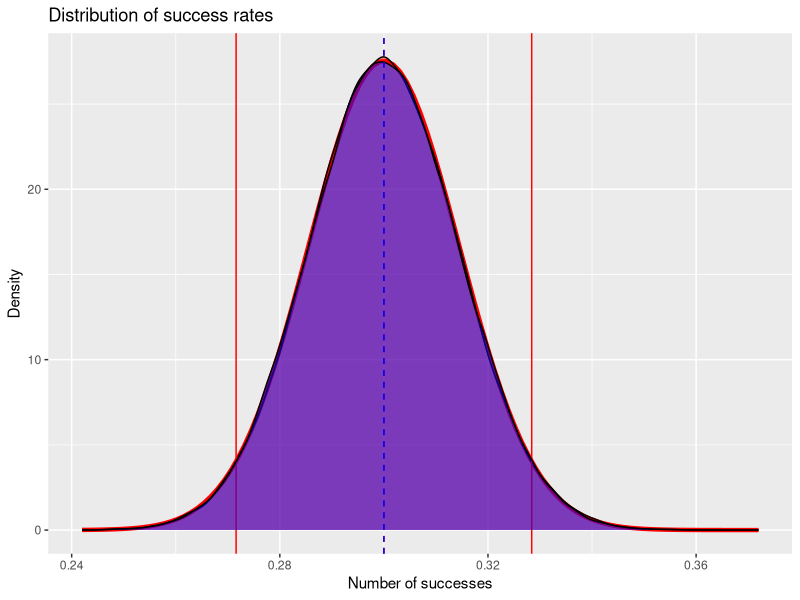
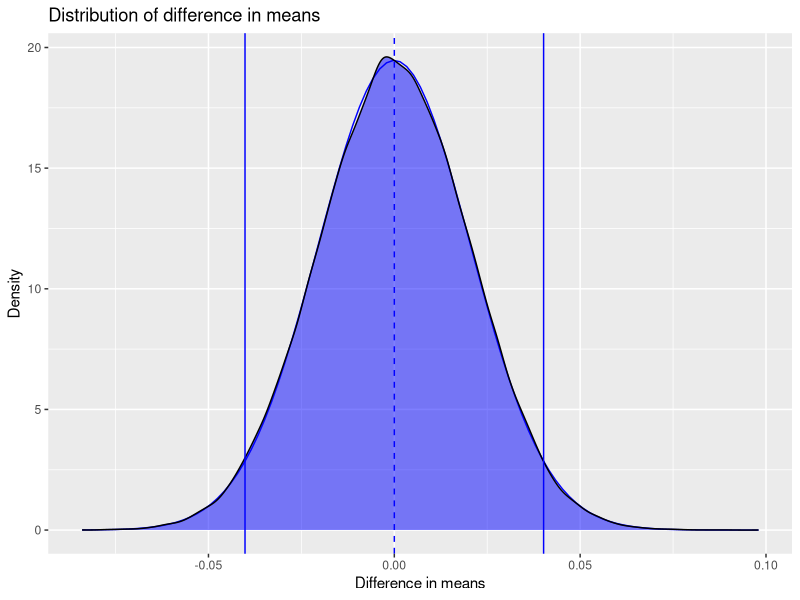
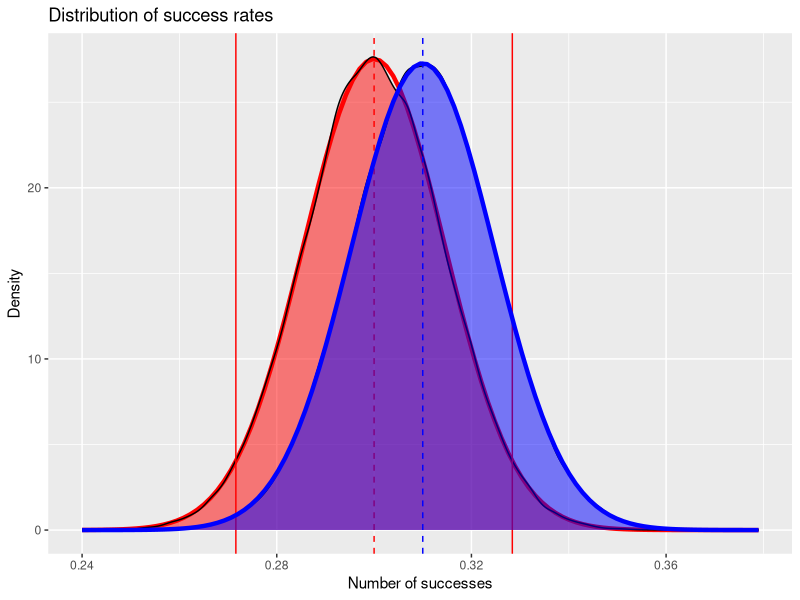

Reproduce these figures in R, in order. (Note: this script raises an error after producing the figures.)
library(ggplot2)
library(data.table)
library(magrittr)
library(pwr)

num_simulations <- 100000
n <- 1000

###### Null hypothesis is true
a_success_rate_null <- 0.3
b_success_rate_null <- 0.3

a_standard_error_null <- sqrt(a_success_rate_null * (1 - a_success_rate_null) / n)

a_simulations_null <- rbinom(num_simulations, n, a_success_rate_null) / n
b_simulations_null <- rbinom(num_simulations, n, b_success_rate_null) / n

ggplot(data.table(a_simulations = a_simulations_null, b_simulations = b_simulations_null)) +
  geom_function(fun = function(x) dnorm(x, mean = a_success_rate_null, sd = a_standard_error_null), color = "red", size = 1.5) +
  geom_density(aes(x = a_simulations), fill = "red", alpha = 0.5) +
  geom_vline(xintercept = a_success_rate_null, color = "red", linetype = "dashed") +
  geom_vline(xintercept = a_success_rate_null + 1.96 * a_standard_error_null, color = "red") +
  geom_vline(xintercept = a_success_rate_null - 1.96 * a_standard_error_null, color = "red") +
  geom_density(aes(x = b_simulations), fill = "blue", alpha = 0.5) +
  geom_vline(xintercept = b_success_rate_null, color = "blue", linetype = "dashed") +
  labs(
    x = "Number of successes",
    y = "Density",
    title = "Distribution of success rates"
  )

# Bayesian approach: choose B if B's posterior is higher than A's
paste("Ratio when B is better than A:", round(mean(b_simulations_null > a_simulations_null), 4) * 100, "%")

paste(
    "Ratio when we choose B based on statistical significance:",
    round(mean(b_simulations_null > (a_success_rate_null + qnorm(0.975) * a_standard_error_null)), 4) * 100,
    "%"
)

### Same with difference in means

b_standard_error_null <- sqrt(b_success_rate_null * (1 - b_success_rate_null) / n)
pooled_standard_error_null <- sqrt(a_standard_error_null^2 + b_standard_error_null^2)
difference_in_means_null <- b_simulations_null - a_simulations_null

ggplot(data.table(difference_in_means = difference_in_means_null)) +
  geom_function(fun = function(x) dnorm(x, mean = 0, sd = pooled_standard_error_null), color = "blue") +
  geom_density(aes(x = difference_in_means), fill = "blue", alpha = 0.5) +
  geom_vline(xintercept = 0, color = "blue", linetype = "dashed") +
  geom_vline(xintercept = qnorm(0.025) * pooled_standard_error_null, color = "blue") +
  geom_vline(xintercept = qnorm(0.975) * pooled_standard_error_null, color = "blue") +
  labs(
    x = "Difference in means",
    y = "Density",
    title = "Distribution of difference in means"
  )


paste("Ratio when B is better than A:", round(mean(difference_in_means_null > 0), 4) * 100, "%")

paste(
    "Ratio when we choose B based on statistical significance:",
    round(mean(difference_in_means_null > qnorm(0.975) * pooled_standard_error_null), 4) * 100,
    "%"
)


###### Alternative hypothesis is true

###### Calculate sample size for a given power and effect size
a_success_rate_alternative <- 0.30
b_success_rate_alternative <- 0.31

effect_size <- b_success_rate_alternative - a_success_rate_alternative
result <- power.prop.test(p1 = a_success_rate_alternative, p2 = b_success_rate_alternative, sig.level = 0.05, power = 0.8)
n <- round(result$n)

# OVERRIDE N to see what decisions would we make with smaller samples?
n <- 1000

a_standard_error_alternative <- sqrt(a_success_rate_alternative * (1 - a_success_rate_alternative) / n)
b_standard_error_alternative <- sqrt(b_success_rate_alternative * (1 - b_success_rate_alternative) / n)
pooled_standard_error_alternative <- sqrt(a_standard_error_alternative^2 + b_standard_error_alternative^2)

a_simulations_alternative <- rbinom(num_simulations, n, a_success_rate_alternative) / n
b_simulations_alternative <- rbinom(num_simulations, n, b_success_rate_alternative) / n
difference_in_means_alternative <- b_simulations_alternative - a_simulations_alternative

ggplot(data.table(a_simulations = a_simulations_alternative, b_simulations = b_simulations_alternative)) +
  # A Success Rate
  geom_function(fun = function(x) dnorm(x, mean = a_success_rate_alternative, sd = a_standard_error_alternative), color = "red", size = 1.5) +
  geom_density(aes(x = a_simulations), fill = "red", alpha = 0.5) +
  geom_vline(xintercept = a_success_rate_alternative, color = "red", linetype = "dashed") +
  geom_vline(xintercept = a_success_rate_alternative + qnorm(0.025) * a_standard_error_alternative, color = "red") +
  geom_vline(xintercept = a_success_rate_alternative + qnorm(0.975) * a_standard_error_alternative, color = "red") +
  # B Success Rate
  geom_density(aes(x = b_simulations), fill = "blue", alpha = 0.5) +
  geom_function(fun = function(x) dnorm(x, mean = b_success_rate_alternative, sd = b_standard_error_alternative), color = "blue", size = 1.5) +
  geom_vline(xintercept = b_success_rate_alternative, color = "blue", linetype = "dashed") +
  labs(
    x = "Number of successes",
    y = "Density",
    title = "Distribution of success rates"
  )

paste("Ratio when B is better than A:", round(mean(b_simulations_alternative > a_simulations_alternative), 4) * 100, "%")
paste("Ratio when B is better than A:", round(mean(difference_in_means_alternative > 0), 4) * 100, "%")

# function is created below, just trying it here as well, as it seems it gives different results
paste("Ratio when B is better than A:", round(compute_posterior_prob_b_greater_than_a(
  a_successes = a_success_rate_alternative * n, a_trials = n,
  b_successes = b_success_rate_alternative * n, b_trials = n
), 4) * 100, "%")


paste(
    "Ratio when we choose B based on statistical significance:",
    round(mean(difference_in_means_alternative > qnorm(0.975) * pooled_standard_error_alternative), 4) * 100,
    "%"
)

ggplot(data.table(difference_in_means = difference_in_means_alternative)) +
  geom_function(fun = function(x) dnorm(x, mean = 0, sd = pooled_standard_error_alternative),
                color = "red", linetype = "dashed", alpha = 0.7) +
  geom_function(fun = function(x) dnorm(x, mean = effect_size, sd = pooled_standard_error_alternative),
                color = "blue", linetype = "dashed", alpha = 0.7) +
  geom_density(aes(x = difference_in_means), fill = "blue", alpha = 0.5) +
  geom_vline(xintercept = 0, color = "red", linetype = "dashed") +
  geom_vline(xintercept = effect_size, color = "blue", linetype = "dashed") +
  geom_vline(xintercept = qnorm(0.025) * pooled_standard_error_alternative, color = "red", linewidth = 1) +
  geom_vline(xintercept = qnorm(0.975) * pooled_standard_error_alternative, color = "red", linewidth = 1) +
  geom_vline(xintercept = effect_size + qnorm(0.2) * pooled_standard_error_alternative, color = "green", linewidth = 1) +
  labs(
    x = "Difference in means",
    y = "Density",
    title = "Distribution of difference in means (Null vs Alternative)"
  )

## Cost of choice in Bayesian approach

# NULL

# Expected regret per user
mean(pmin(0, difference_in_means_null))
# Expected gain per user
mean(pmax(0, difference_in_means_null))

# ALTERNATIVE

# Expected regret per user
mean(pmin(0, difference_in_means_alternative))
# Expected gain per user
mean(pmax(0, difference_in_means_alternative))

# Expected regret per user as a percentage of the effect size
mean(pmin(0, difference_in_means_alternative)) / effect_size
# Expected gain per user as a percentage of the effect size
mean(pmax(0, difference_in_means_alternative)) / effect_size

# expected_regret_total <- expected_regret_per_user * remaining_users
# expected_gain_total <- expected_gain_per_user * remaining_users



###### Bayesian Decision Making: Posterior Probabilities and Bayes Factor
###### Side-by-side comparison with Frequentist approach

n <- 20

# Helper function to compute P(B > A | data) using Beta-Binomial posteriors
# With uninformative Beta(1,1) prior, posterior is Beta(1 + successes, 1 + failures)
compute_posterior_prob_b_greater_than_a <- function(a_successes, a_trials, b_successes, b_trials, num_samples = 10000) {
  # Uninformative Beta(1,1) prior
  alpha_prior <- 1
  beta_prior <- 1

  # Posterior parameters
  alpha_a <- alpha_prior + a_successes
  beta_a <- beta_prior + (a_trials - a_successes)
  alpha_b <- alpha_prior + b_successes
  beta_b <- beta_prior + (b_trials - b_successes)

  # Sample from posterior distributions
  posterior_a <- rbeta(num_samples, alpha_a, beta_a)
  posterior_b <- rbeta(num_samples, alpha_b, beta_b)

  # P(B > A | data)
  mean(posterior_b > posterior_a)
}

# Helper function to compute Bayes Factor for one-sided test: H1 (B > A) vs H0 (B = A)
# Using Beta-Binomial with uninformative priors
compute_bayes_factor <- function(a_successes, a_trials, b_successes, b_trials) {
  # Uninformative Beta(1,1) prior
  alpha_prior <- 1
  beta_prior <- 1

  # H0: B = A (pooled estimate)
  total_successes <- a_successes + b_successes
  total_trials <- a_trials + b_trials
  pooled_rate <- total_successes / total_trials

  # Marginal likelihood under H0 (pooled model)
  # Using Beta-Binomial: Beta(alpha + successes, beta + failures) / Beta(alpha, beta)
  log_likelihood_h0 <- lchoose(a_trials, a_successes) +
                       lchoose(b_trials, b_successes) +
                       lbeta(alpha_prior + total_successes, beta_prior + total_trials - total_successes) -
                       lbeta(alpha_prior, beta_prior)

  # H1: B > A (independent estimates)
  # Marginal likelihood under H1 (independent model)
  log_likelihood_h1 <- lchoose(a_trials, a_successes) +
                       lchoose(b_trials, b_successes) +
                       lbeta(alpha_prior + a_successes, beta_prior + a_trials - a_successes) -
                       lbeta(alpha_prior, beta_prior) +
                       lbeta(alpha_prior + b_successes, beta_prior + b_trials - b_successes) -
                       lbeta(alpha_prior, beta_prior)

  # For one-sided test, we need to account for the constraint B > A
  # Approximate using Savage-Dickey ratio or compute restricted marginal likelihood
  # Simplified approach: use ratio of marginal likelihoods with correction for one-sidedness
  # BF = P(data | H1) / P(data | H0), but for one-sided we want P(data | B > A) / P(data | B = A)

  # For computational simplicity, we'll use the ratio and note that for one-sided,
  # we'd typically need to integrate over the constrained space
  # This is an approximation that works well when the effect is clear
  bf_ratio <- exp(log_likelihood_h1 - log_likelihood_h0)

  # For one-sided test, we can also compute P(B > A | data) and use that
  # A more accurate BF for one-sided would require integration, but this gives intuition
  return(bf_ratio)
}

# Helper function for frequentist one-sided test
compute_frequentist_pvalue <- function(a_successes, a_trials, b_successes, b_trials) {
  # Two-proportion z-test (one-sided: H1: B > A)
  p_a <- a_successes / a_trials
  p_b <- b_successes / b_trials
  p_pooled <- (a_successes + b_successes) / (a_trials + b_trials)

  se_pooled <- sqrt(p_pooled * (1 - p_pooled) * (1/a_trials + 1/b_trials))
  z_stat <- (p_b - p_a) / se_pooled

  # One-sided p-value
  1 - pnorm(z_stat)
}

# Simulate decisions for multiple experiments
num_experiments <- 1000
decision_results_null <- data.table(
  experiment = 1:num_experiments,
  a_successes = rbinom(num_experiments, n, a_success_rate_null),
  b_successes = rbinom(num_experiments, n, b_success_rate_null),
  a_trials = n,
  b_trials = n
)

decision_results_alternative <- data.table(
  experiment = 1:num_experiments,
  a_successes = rbinom(num_experiments, n, a_success_rate_alternative),
  b_successes = rbinom(num_experiments, n, b_success_rate_alternative),
  a_trials = n,
  b_trials = n
)

# Compute metrics for each experiment
decision_results_null[, `:=`(
  p_value = mapply(compute_frequentist_pvalue, a_successes, a_trials, b_successes, b_trials),
  posterior_prob = mapply(compute_posterior_prob_b_greater_than_a, a_successes, a_trials, b_successes, b_trials),
  bayes_factor = mapply(compute_bayes_factor, a_successes, a_trials, b_successes, b_trials)
)]

decision_results_alternative[, `:=`(
  p_value = mapply(compute_frequentist_pvalue, a_successes, a_trials, b_successes, b_trials),
  posterior_prob = mapply(compute_posterior_prob_b_greater_than_a, a_successes, a_trials, b_successes, b_trials),
  bayes_factor = mapply(compute_bayes_factor, a_successes, a_trials, b_successes, b_trials)
)]

# Decision rules
# Frequentist: reject H0 (choose B) if p-value < 0.05
# Bayesian (Posterior Prob): choose B if P(B > A | data) > 0.95
# Bayesian (Bayes Factor): choose B if BF > 3 (moderate evidence) or > 10 (strong)

decision_results_null[, `:=`(
  frequentist_decision = p_value < 0.05,
  bayesian_postprob_decision = posterior_prob > 0.95,
  bayesian_bf_decision_moderate = bayes_factor > 3,
  bayesian_bf_decision_strong = bayes_factor > 10
)]

decision_results_alternative[, `:=`(
  frequentist_decision = p_value < 0.05,
  bayesian_postprob_decision = posterior_prob > 0.95,
  bayesian_bf_decision_moderate = bayes_factor > 3,
  bayesian_bf_decision_strong = bayes_factor > 10
)]

# Summary statistics: Decision rates
cat("\n=== NULL HYPOTHESIS TRUE (B = A) ===\n")
cat("Frequentist (p < 0.05):", round(mean(decision_results_null$frequentist_decision) * 100, 2), "%\n")
cat("Bayesian Posterior Prob (P(B>A) > 0.95):", round(mean(decision_results_null$bayesian_postprob_decision) * 100, 2), "%\n")
cat("Bayesian BF (BF > 3):", round(mean(decision_results_null$bayesian_bf_decision_moderate) * 100, 2), "%\n")
cat("Bayesian BF (BF > 10):", round(mean(decision_results_null$bayesian_bf_decision_strong) * 100, 2), "%\n")

cat("\n=== ALTERNATIVE HYPOTHESIS TRUE (B > A) ===\n")
cat("Frequentist (p < 0.05):", round(mean(decision_results_alternative$frequentist_decision) * 100, 2), "%\n")
cat("Bayesian Posterior Prob (P(B>A) > 0.95):", round(mean(decision_results_alternative$bayesian_postprob_decision) * 100, 2), "%\n")
cat("Bayesian BF (BF > 3):", round(mean(decision_results_alternative$bayesian_bf_decision_moderate) * 100, 2), "%\n")
cat("Bayesian BF (BF > 10):", round(mean(decision_results_alternative$bayesian_bf_decision_strong) * 100, 2), "%\n")

# Visualization: Distribution of metrics
# Null hypothesis
ggplot(decision_results_null) +
  geom_histogram(aes(x = p_value), bins = 50, fill = "red", alpha = 0.5, position = "identity") +
  geom_histogram(aes(x = posterior_prob), bins = 50, fill = "blue", alpha = 0.5, position = "identity") +
  geom_vline(xintercept = 0.05, color = "red", linetype = "dashed", linewidth = 1) +
  geom_vline(xintercept = 0.95, color = "blue", linetype = "dashed", linewidth = 1) +
  labs(
    x = "Value",
    y = "Frequency",
    title = "Null Hypothesis: Distribution of p-values (red) and P(B>A|data) (blue)"
  ) +
  scale_x_continuous(limits = c(0, 1))

# Alternative hypothesis
ggplot(decision_results_alternative) +
  geom_histogram(aes(x = p_value), bins = 50, fill = "red", alpha = 0.5, position = "identity") +
  geom_histogram(aes(x = posterior_prob), bins = 50, fill = "blue", alpha = 0.5, position = "identity") +
  geom_vline(xintercept = 0.05, color = "red", linetype = "dashed", linewidth = 1) +
  geom_vline(xintercept = 0.95, color = "blue", linetype = "dashed", linewidth = 1) +
  labs(
    x = "Value",
    y = "Frequency",
    title = "Alternative Hypothesis: Distribution of p-values (red) and P(B>A|data) (blue)"
  ) +
  scale_x_continuous(limits = c(0, 1))

# Bayes Factor distribution (log scale for better visualization)
ggplot(decision_results_null) +
  geom_histogram(aes(x = log10(bayes_factor)), bins = 50, fill = "green", alpha = 0.5) +
  geom_vline(xintercept = log10(3), color = "green", linetype = "dashed", linewidth = 1) +
  geom_vline(xintercept = log10(10), color = "green", linetype = "dashed", linewidth = 1) +
  geom_vline(xintercept = 0, color = "black", linetype = "dashed") +
  labs(
    x = "log10(Bayes Factor)",
    y = "Frequency",
    title = "Null Hypothesis: Distribution of Bayes Factors"
  )

ggplot(decision_results_alternative) +
  geom_histogram(aes(x = log10(bayes_factor)), bins = 50, fill = "green", alpha = 0.5) +
  geom_vline(xintercept = log10(3), color = "green", linetype = "dashed", linewidth = 1) +
  geom_vline(xintercept = log10(10), color = "green", linetype = "dashed", linewidth = 1) +
  geom_vline(xintercept = 0, color = "black", linetype = "dashed") +
  labs(
    x = "log10(Bayes Factor)",
    y = "Frequency",
    title = "Alternative Hypothesis: Distribution of Bayes Factors"
  )

# Side-by-side comparison: Agreement between methods
cat("\n=== AGREEMENT BETWEEN METHODS (NULL HYPOTHESIS) ===\n")
cat("Frequentist & Posterior Prob agree:",
    round(mean(decision_results_null$frequentist_decision == decision_results_null$bayesian_postprob_decision) * 100, 2), "%\n")
cat("Frequentist & BF (moderate) agree:",
    round(mean(decision_results_null$frequentist_decision == decision_results_null$bayesian_bf_decision_moderate) * 100, 2), "%\n")
cat("Posterior Prob & BF (moderate) agree:",
    round(mean(decision_results_null$bayesian_postprob_decision == decision_results_null$bayesian_bf_decision_moderate) * 100, 2), "%\n")

cat("\n=== AGREEMENT BETWEEN METHODS (ALTERNATIVE HYPOTHESIS) ===\n")
cat("Frequentist & Posterior Prob agree:",
    round(mean(decision_results_alternative$frequentist_decision == decision_results_alternative$bayesian_postprob_decision) * 100, 2), "%\n")
cat("Frequentist & BF (moderate) agree:",
    round(mean(decision_results_alternative$frequentist_decision == decision_results_alternative$bayesian_bf_decision_moderate) * 100, 2), "%\n")
cat("Posterior Prob & BF (moderate) agree:",
    round(mean(decision_results_alternative$bayesian_postprob_decision == decision_results_alternative$bayesian_bf_decision_moderate) * 100, 2), "%\n")

# Example: Single experiment analysis
example_experiment_null <- decision_results_null[1]
example_experiment_alt <- decision_results_alternative[which.max(decision_results_alternative$posterior_prob)[1]]

cat("\n=== EXAMPLE EXPERIMENT (NULL HYPOTHESIS) ===\n")
cat("A successes:", example_experiment_null$a_successes, "out of", example_experiment_null$a_trials, "\n")
cat("B successes:", example_experiment_null$b_successes, "out of", example_experiment_null$b_trials, "\n")
cat("Frequentist p-value:", round(example_experiment_null$p_value, 4), "-> Decision:", ifelse(example_experiment_null$frequentist_decision, "Choose B", "Choose A"), "\n")
cat("Posterior P(B > A | data):", round(example_experiment_null$posterior_prob, 4), "-> Decision:", ifelse(example_experiment_null$bayesian_postprob_decision, "Choose B", "Choose A"), "\n")
cat("Bayes Factor:", round(example_experiment_null$bayes_factor, 2), "-> Decision (BF>3):", ifelse(example_experiment_null$bayesian_bf_decision_moderate, "Choose B", "Choose A"), "\n")

cat("\n=== EXAMPLE EXPERIMENT (ALTERNATIVE HYPOTHESIS) ===\n")
cat("A successes:", example_experiment_alt$a_successes, "out of", example_experiment_alt$a_trials, "\n")
cat("B successes:", example_experiment_alt$b_successes, "out of", example_experiment_alt$b_trials, "\n")
cat("Frequentist p-value:", round(example_experiment_alt$p_value, 4), "-> Decision:", ifelse(example_experiment_alt$frequentist_decision, "Choose B", "Choose A"), "\n")
cat("Posterior P(B > A | data):", round(example_experiment_alt$posterior_prob, 4), "-> Decision:", ifelse(example_experiment_alt$bayesian_postprob_decision, "Choose B", "Choose A"), "\n")
cat("Bayes Factor:", round(example_experiment_alt$bayes_factor, 2), "-> Decision (BF>3):", ifelse(example_experiment_alt$bayesian_bf_decision_moderate, "Choose B", "Choose A"), "\n")
